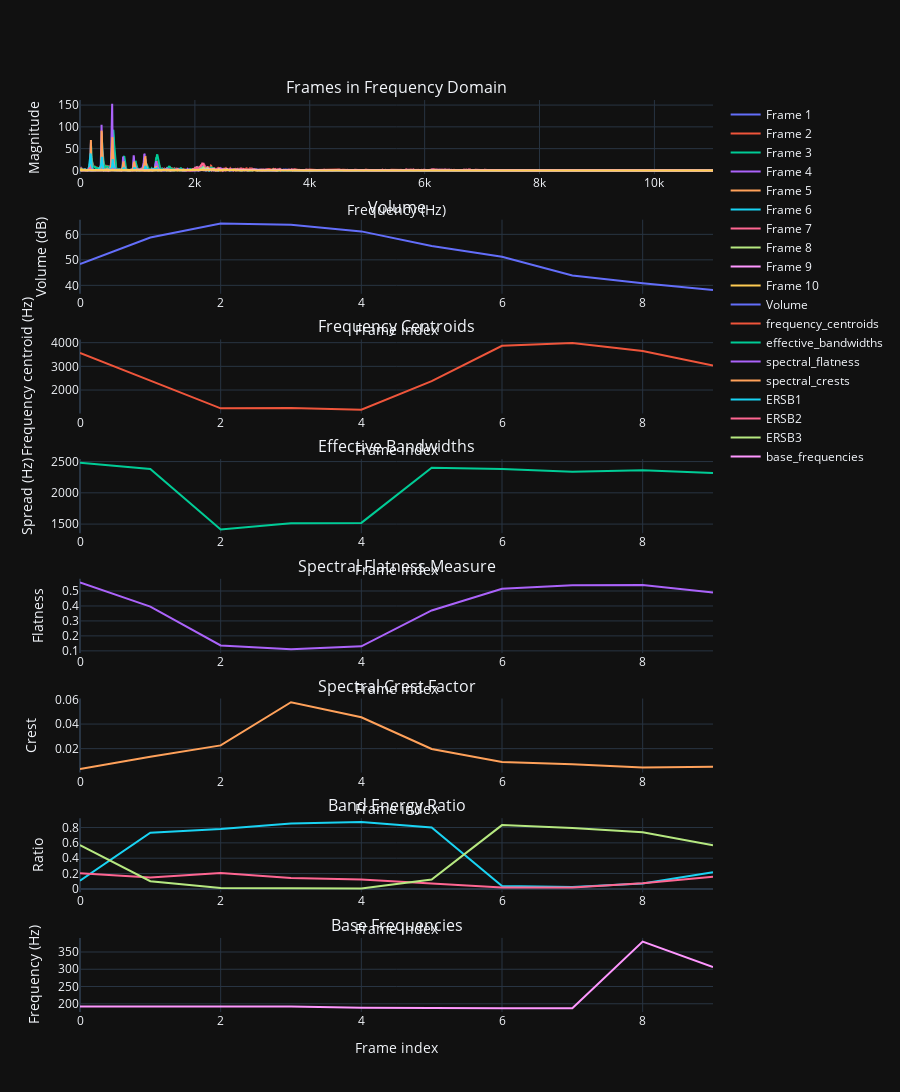

The notebook cell saved with this chart:
### Code cell
visualise_all(frames,frame_rate, n_, N_, window_type='hann', in_db=False, spl=True)

### Figure 1 — Plotly figure (JSON) as saved in the notebook; plotly's stock layout.template omitted (floating-point values rounded to 4 significant figures; data arrays with more than 128 entries replaced by an {"elided": "..."} marker saying what was removed)
{"data": [{"mode": "lines", "name": "Frame 1", "type": "scatter", "x": {"elided": "2205 int values"}, "xaxis": "x", "y": {"elided": "2205 float values"}, "yaxis": "y"}, {"mode": "lines", "name": "Frame 2", "type": "scatter", "x": {"elided": "2205 int values"}, "xaxis": "x", "y": {"elided": "2205 float values"}, "yaxis": "y"}, {"mode": "lines", "name": "Frame 3", "type": "scatter", "x": {"elided": "2205 int values"}, "xaxis": "x", "y": {"elided": "2205 float values"}, "yaxis": "y"}, {"mode": "lines", "name": "Frame 4", "type": "scatter", "x": {"elided": "2205 int values"}, "xaxis": "x", "y": {"elided": "2205 float values"}, "yaxis": "y"}, {"mode": "lines", "name": "Frame 5", "type": "scatter", "x": {"elided": "2205 int values"}, "xaxis": "x", "y": {"elided": "2205 float values"}, "yaxis": "y"}, {"mode": "lines", "name": "Frame 6", "type": "scatter", "x": {"elided": "2205 int values"}, "xaxis": "x", "y": {"elided": "2205 float values"}, "yaxis": "y"}, {"mode": "lines", "name": "Frame 7", "type": "scatter", "x": {"elided": "2205 int values"}, "xaxis": "x", "y": {"elided": "2205 float values"}, "yaxis": "y"}, {"mode": "lines", "name": "Frame 8", "type": "scatter", "x": {"elided": "2205 int values"}, "xaxis": "x", "y": {"elided": "2205 float values"}, "yaxis": "y"}, {"mode": "lines", "name": "Frame 9", "type": "scatter", "x": {"elided": "2205 int values"}, "xaxis": "x", "y": {"elided": "2205 float values"}, "yaxis": "y"}, {"mode": "lines", "name": "Frame 10", "type": "scatter", "x": {"elided": "2205 int values"}, "xaxis": "x", "y": {"elided": "2205 float values"}, "yaxis": "y"}, {"mode": "lines", "name": "Volume", "type": "scatter", "x": [0, 1, 2, 3, 4, 5, 6, 7, 8, 9], "xaxis": "x2", "y": [48.37, 58.76, 64.29, 63.8, 61.17, 55.43, 51.25, 43.91, 40.78, 38.14], "yaxis": "y2"}, {"mode": "lines", "name": "frequency_centroids", "type": "scatter", "x": [0, 1, 2, 3, 4, 5, 6, 7, 8, 9], "xaxis": "x3", "y": [3569.0, 2385.0, 1227.0, 1237.0, 1164.0, 2378.0, 3866.0, 3982.0, 3646.0, 3034.0], "yaxis": "y3"}, {"mode": "lines", "name": "effective_bandwidths", "type": "scatter", "x": [0, 1, 2, 3, 4, 5, 6, 7, 8, 9], "xaxis": "x4", "y": [2480.0, 2380.0, 1414.0, 1514.0, 1519.0, 2400.0, 2382.0, 2338.0, 2362.0, 2316.0], "yaxis": "y4"}, {"mode": "lines", "name": "spectral_flatness", "type": "scatter", "x": [0, 1, 2, 3, 4, 5, 6, 7, 8, 9], "xaxis": "x5", "y": [0.5569, 0.3957, 0.1361, 0.1111, 0.1305, 0.37, 0.5152, 0.5378, 0.5397, 0.4902], "yaxis": "y5"}, {"mode": "lines", "name": "spectral_crests", "type": "scatter", "x": [0, 1, 2, 3, 4, 5, 6, 7, 8, 9], "xaxis": "x6", "y": [0.003517, 0.01341, 0.02264, 0.05779, 0.04548, 0.01975, 0.009207, 0.00726, 0.004641, 0.005194], "yaxis": "y6"}, {"mode": "lines", "name": "ERSB1", "type": "scatter", "x": [0, 1, 2, 3, 4, 5, 6, 7, 8, 9], "xaxis": "x7", "y": [0.1059, 0.7333, 0.7805, 0.8512, 0.8734, 0.8009, 0.03872, 0.0243, 0.06886, 0.2176], "yaxis": "y7"}, {"mode": "lines", "name": "ERSB2", "type": "scatter", "x": [0, 1, 2, 3, 4, 5, 6, 7, 8, 9], "xaxis": "x7", "y": [0.2051, 0.1498, 0.208, 0.1434, 0.1227, 0.06646, 0.01805, 0.01751, 0.07438, 0.1572], "yaxis": "y7"}, {"mode": "lines", "name": "ERSB3", "type": "scatter", "x": [0, 1, 2, 3, 4, 5, 6, 7, 8, 9], "xaxis": "x7", "y": [0.5713, 0.1003, 0.01115, 0.005148, 0.003705, 0.1209, 0.8318, 0.7942, 0.7378, 0.5679], "yaxis": "y7"}, {"mode": "lines", "name": "base_frequencies", "type": "scatter", "x": [0, 1, 2, 3, 4, 5, 6, 7, 8, 9], "xaxis": "x8", "y": [191.7, 191.7, 191.7, 191.7, 188.5, 186.9, 186.9, 186.9, 380.2, 306.2], "yaxis": "y8"}], "layout": {"annotations": [{"font": {"size": 16}, "showarrow": false, "text": "Frames in Frequency Domain", "x": 0.5, "xanchor": "center", "xref": "paper", "y": 1, "yanchor": "bottom", "yref": "paper"}, {"font": {"size": 16}, "showarrow": false, "text": "Volume", "x": 0.5, "xanchor": "center", "xref": "paper", "y": 0.8687, "yanchor": "bottom", "yref": "paper"}, {"font": {"size": 16}, "showarrow": false, "text": "Frequency Centroids", "x": 0.5, "xanchor": "center", "xref": "paper", "y": 0.7375, "yanchor": "bottom", "yref": "paper"}, {"font": {"size": 16}, "showarrow": false, "text": "Effective Bandwidths", "x": 0.5, "xanchor": "center", "xref": "paper", "y": 0.6062, "yanchor": "bottom", "yref": "paper"}, {"font": {"size": 16}, "showarrow": false, "text": "Spectral Flatness Measure", "x": 0.5, "xanchor": "center", "xref": "paper", "y": 0.475, "yanchor": "bottom", "yref": "paper"}, {"font": {"size": 16}, "showarrow": false, "text": "Spectral Crest Factor", "x": 0.5, "xanchor": "center", "xref": "paper", "y": 0.3437, "yanchor": "bottom", "yref": "paper"}, {"font": {"size": 16}, "showarrow": false, "text": "Band Energy Ratio", "x": 0.5, "xanchor": "center", "xref": "paper", "y": 0.2125, "yanchor": "bottom", "yref": "paper"}, {"font": {"size": 16}, "showarrow": false, "text": "Base Frequencies", "x": 0.5, "xanchor": "center", "xref": "paper", "y": 0.08125, "yanchor": "bottom", "yref": "paper"}], "height": 2200, "showlegend": true, "xaxis": {"anchor": "y", "domain": [0, 1], "title": {"text": "Frequency (Hz)"}}, "xaxis2": {"anchor": "y2", "domain": [0, 1], "title": {"text": "Frame index"}}, "xaxis3": {"anchor": "y3", "domain": [0, 1], "title": {"text": "Frame index"}}, "xaxis4": {"anchor": "y4", "domain": [0, 1], "title": {"text": "Frame index"}}, "xaxis5": {"anchor": "y5", "domain": [0, 1], "title": {"text": "Frame index"}}, "xaxis6": {"anchor": "y6", "domain": [0, 1], "title": {"text": "Frame index"}}, "xaxis7": {"anchor": "y7", "domain": [0, 1], "title": {"text": "Frame index"}}, "xaxis8": {"anchor": "y8", "domain": [0, 1], "title": {"text": "Frame index"}}, "yaxis": {"anchor": "x", "domain": [0.9187, 1], "title": {"text": "Magnitude"}}, "yaxis2": {"anchor": "x2", "domain": [0.7875, 0.8687], "title": {"text": "Volume (dB)"}}, "yaxis3": {"anchor": "x3", "domain": [0.6562, 0.7375], "title": {"text": "Frequency centroid (Hz)"}}, "yaxis4": {"anchor": "x4", "domain": [0.525, 0.6062], "title": {"text": "Spread (Hz)"}}, "yaxis5": {"anchor": "x5", "domain": [0.3937, 0.475], "title": {"text": "Flatness"}}, "yaxis6": {"anchor": "x6", "domain": [0.2625, 0.3437], "title": {"text": "Crest"}}, "yaxis7": {"anchor": "x7", "domain": [0.1312, 0.2125], "title": {"text": "Ratio"}}, "yaxis8": {"anchor": "x8", "domain": [0, 0.08125], "title": {"text": "Frequency (Hz)"}}}}
